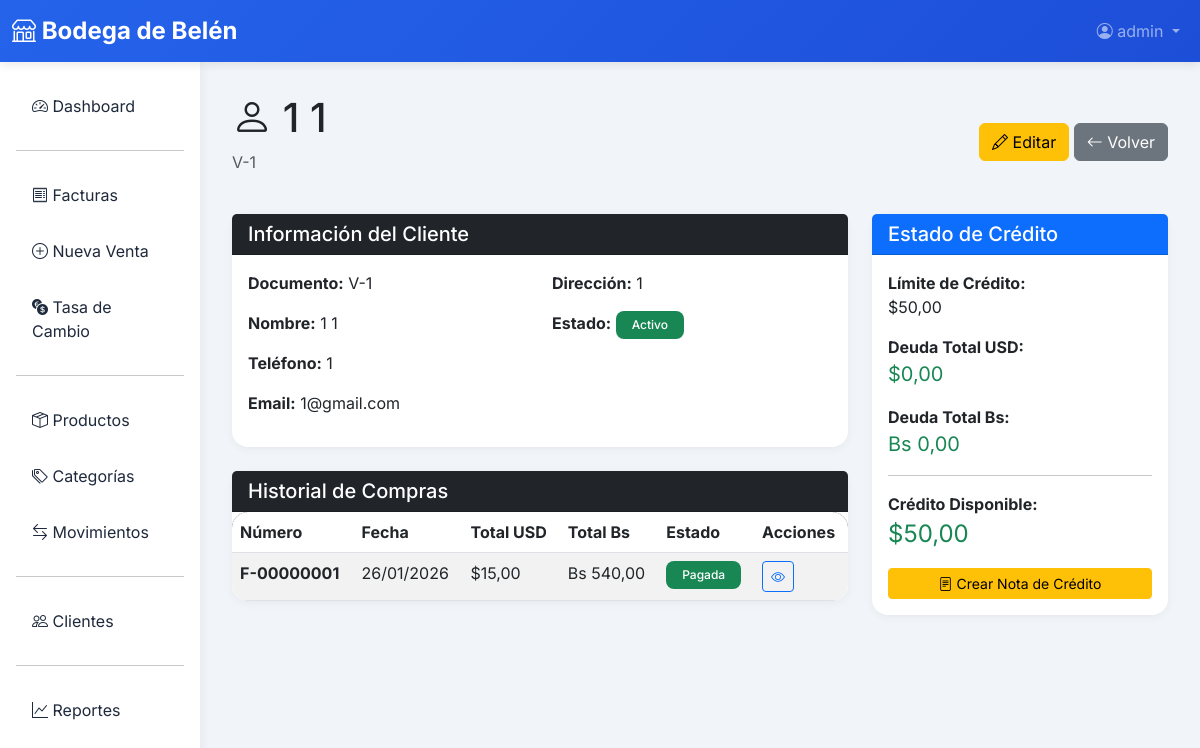
Page /clientes/1/ on the committed database.
### clientes/models.py (models this page shows, shortened)
class Cliente(models.Model):
    TIPO_DOCUMENTO_CHOICES = [
        ('V', 'V - Venezolano'),
        ('E', 'E - Extranjero'),
        ('J', 'J - Jurídico'),
        ('G', 'G - Gubernamental'),
    ]
    tipo_documento = models.CharField(max_length=1, choices=TIPO_DOCUMENTO_CHOICES, default='V')
    numero_documento = models.CharField(max_length=20, unique=True)
    nombre = models.CharField(max_length=200)
    apellido = models.CharField(max_length=200, blank=True)
    telefono = models.CharField(max_length=20, blank=True)
    email = models.EmailField(blank=True)
    direccion = models.TextField(blank=True)
    tiene_credito = models.BooleanField(default=False, help_text='¿El cliente puede comprar a crédito?')
    limite_credito_usd = models.DecimalField(
        max_digits=10,
        decimal_places=2,
        default=Decimal('0.00'),
        validators=[MinValueValidator(Decimal('0.00'))],
        help_text='Límite de crédito en USD'
    )
    activo = models.BooleanField(default=True)
    created_at = models.DateTimeField(auto_now_add=True)
    updated_at = models.DateTimeField(auto_now=True)
    class Meta:
        verbose_name = 'Cliente'
        verbose_name_plural = 'Clientes'
        ordering = ['nombre', 'apellido']
        indexes = [
            models.Index(fields=['numero_documento']),
            models.Index(fields=['nombre']),
        ]
    @property
    def nombre_completo(self):
        if self.apellido:
            return f"{self.nombre} {self.apellido}"
        return self.nombre
    @property
    def deuda_total_usd(self):
        from ventas.models import Factura
        facturas_pendientes = Factura.objects.filter(
            cliente=self,
            tipo_venta='CREDITO',  # Solo facturas a crédito
            estado__in=['PENDIENTE', 'PARCIAL']
        )
        total = sum(factura.saldo_pendiente_usd for factura in facturas_pendientes)
        return Decimal(str(total))
    @property
    def credito_disponible_usd(self):
        if not self.tiene_credito:
            return Decimal('0.00')
        return self.limite_credito_usd - self.deuda_total_usd
    @property
    def deuda_total_bs(self):
        from ventas.models import TasaCambio
        tasa = TasaCambio.get_tasa_actual()
        return self.deuda_total_usd * tasa if tasa else Decimal('0.00')

### ventas/models.py (models this page shows, shortened)
class Factura(models.Model):
    ESTADO_CHOICES = [
        ('PENDIENTE', 'Pendiente'),
        ('PARCIAL', 'Pago Parcial'),
        ('PAGADA', 'Pagada'),
        ('ANULADA', 'Anulada'),
    ]
    TIPO_VENTA_CHOICES = [
        ('CONTADO', 'Contado'),
        ('CREDITO', 'Crédito'),
    ]
    numero = models.CharField(max_length=20, unique=True, editable=False)
    cliente = models.ForeignKey(Cliente, on_delete=models.PROTECT, related_name='facturas')
    tipo_venta = models.CharField(max_length=10, choices=TIPO_VENTA_CHOICES, default='CONTADO')
    subtotal_usd = models.DecimalField(max_digits=10, decimal_places=2, default=Decimal('0.00'))
    descuento_usd = models.DecimalField(max_digits=10, decimal_places=2, default=Decimal('0.00'))
    total_usd = models.DecimalField(max_digits=10, decimal_places=2, default=Decimal('0.00'))
    tasa_cambio = models.DecimalField(max_digits=12, decimal_places=2)
    estado = models.CharField(max_length=10, choices=ESTADO_CHOICES, default='PENDIENTE')
    vendedor = models.ForeignKey('auth.User', on_delete=models.SET_NULL, null=True)
    fecha = models.DateTimeField(auto_now_add=True)
    updated_at = models.DateTimeField(auto_now=True)
    notas = models.TextField(blank=True)
    class Meta:
        verbose_name = 'Factura'
        verbose_name_plural = 'Facturas'
        ordering = ['-fecha']
        indexes = [
            models.Index(fields=['numero']),
            models.Index(fields=['-fecha']),
            models.Index(fields=['estado']),
        ]
    @property
    def total_bs(self):
        return self.total_usd * self.tasa_cambio

### clientes/views.py (the view)
# urls.py: path('<int:pk>/', views.cliente_detail, name='cliente_detail'),
@login_required
def cliente_detail(request, pk):
    cliente = get_object_or_404(Cliente, pk=pk)
    facturas = cliente.facturas.all().order_by('-fecha')
    notas_credito = cliente.notas_credito.all().order_by('-fecha')
    return render(request, 'clientes/cliente_detail.html', {
        'cliente': cliente,
        'facturas': facturas,
        'notas_credito': notas_credito
    })

### ventas/models.py (called while the page is built)
    @staticmethod
    def get_tasa_actual():
        tasa = TasaCambio.objects.first()
        return tasa.tasa if tasa else Decimal('36.00')  # Tasa por defecto

### templates/clientes/cliente_detail.html (shortened to what this page needs)
{% extends 'base.html' %}
{% block content %}
<div class="mb-4">
    <div class="d-flex justify-content-between align-items-center">
        <div>
            <h1 class="mb-2"><i class="bi bi-person"></i> {{ cliente.nombre_completo }}</h1>
            <p class="text-muted">{{ cliente.tipo_documento }}-{{ cliente.numero_documento }}</p>
        </div>
        <div>
            <a href="{% url 'clientes:cliente_update' cliente.pk %}" class="btn btn-warning">
                <i class="bi bi-pencil"></i> Editar
            </a>
            <a href="{% url 'clientes:cliente_list' %}" class="btn btn-secondary">
                <i class="bi bi-arrow-left"></i> Volver
            </a>
        </div>
    </div>
</div>
<div class="row">
    <div class="col-md-8">
        <div class="card mb-4">
            <div class="card-header bg-dark text-white">
                <h5 class="mb-0">Información del Cliente</h5>
            </div>
            <div class="card-body">
                <div class="row">
                    <div class="col-md-6">
                        <p><strong>Documento:</strong> {{ cliente.tipo_documento }}-{{ cliente.numero_documento }}</p>
                        <p><strong>Nombre:</strong> {{ cliente.nombre_completo }}</p>
                        <p><strong>Teléfono:</strong> {{ cliente.telefono|default:"N/A" }}</p>
                        <p><strong>Email:</strong> {{ cliente.email|default:"N/A" }}</p>
                    </div>
                    <div class="col-md-6">
                        <p><strong>Dirección:</strong> {{ cliente.direccion|default:"N/A" }}</p>
                        <p><strong>Estado:</strong>
                            {% if cliente.activo %}
                            <span class="badge bg-success">Activo</span>
                            {% else %}
                            <span class="badge bg-secondary">Inactivo</span>
                            {% endif %}
                        </p>
                    </div>
                </div>
            </div>
        </div>
        <div class="card">
            <div class="card-header bg-dark text-white">
                <h5 class="mb-0">Historial de Compras</h5>
            </div>
            <div class="card-body p-0">
                <div class="table-responsive">
                    <table class="table table-striped mb-0">
                        <thead>
                            <tr>
                                <th>Número</th>
                                <th>Fecha</th>
                                <th>Total USD</th>
                                <th>Total Bs</th>
                                <th>Estado</th>
                                <th>Acciones</th>
                            </tr>
                        </thead>
                        <tbody>
                            {% for factura in facturas %}
                            <tr>
                                <td><strong>{{ factura.numero }}</strong></td>
                                <td>{{ factura.fecha|date:"d/m/Y" }}</td>
                                <td>${{ factura.total_usd|floatformat:2 }}</td>
                                <td>Bs {{ factura.total_bs|floatformat:2 }}</td>
                                <td>
                                    {% if factura.estado == 'PAGADA' %}
                                    <span class="badge bg-success">Pagada</span>
                                    {% elif factura.estado == 'PARCIAL' %}
                                    <span class="badge bg-warning">Parcial</span>
                                    {% elif factura.estado == 'PENDIENTE' %}
                                    <span class="badge bg-danger">Pendiente</span>
                                    {% else %}
                                    <span class="badge bg-secondary">Anulada</span>
                                    {% endif %}
                                </td>
                                <td>
                                    <a href="{% url 'ventas:factura_detail' factura.pk %}"
                                        class="btn btn-sm btn-outline-primary">
                                        <i class="bi bi-eye"></i>
                                    </a>
                                </td>
                            </tr>
                            {% empty %}
                            <tr>
                                <td colspan="6" class="text-center py-3">No hay facturas registradas</td>
                            </tr>
                            {% endfor %}
                        </tbody>
                    </table>
                </div>
            </div>
        </div>
    </div>
    <div class="col-md-4">
        <div class="card mb-3">
            <div class="card-header bg-primary text-white">
                <h5 class="mb-0">Estado de Crédito</h5>
            </div>
            <div class="card-body">
                {% if cliente.tiene_credito %}
                <p><strong>Límite de Crédito:</strong><br>${{ cliente.limite_credito_usd|floatformat:2 }}</p>
                <p><strong>Deuda Total USD:</strong><br>
                    <span class="fs-5 {% if cliente.deuda_total_usd > 0 %}text-danger{% else %}text-success{% endif %}">
                        ${{ cliente.deuda_total_usd|floatformat:2 }}
                    </span>
                </p>
                <p><strong>Deuda Total Bs:</strong><br>
                    <span class="fs-5 {% if cliente.deuda_total_bs > 0 %}text-danger{% else %}text-success{% endif %}">
                        Bs {{ cliente.deuda_total_bs|floatformat:2 }}
                    </span>
                </p>
                <hr>
                <p><strong>Crédito Disponible:</strong><br>
                    <span class="fs-4 text-success">${{ cliente.credito_disponible_usd|floatformat:2 }}</span>
                </p>
                <a href="{% url 'clientes:nota_credito_create' cliente.pk %}" class="btn btn-sm btn-warning w-100">
                    <i class="bi bi-file-text"></i> Crear Nota de Crédito
                </a>
                {% else %}
                <p class="text-muted">Este cliente no tiene crédito habilitado</p>
                {% endif %}
            </div>
        </div>
    </div>
</div>
{% endblock %}

### templates/base.html (shortened to what this page needs)
<!DOCTYPE html>
<html lang="es">
<head>
    <link href="https://cdn.jsdelivr.net/npm/bootstrap@5.3.0/dist/css/bootstrap.min.css" rel="stylesheet">
    <link rel="stylesheet" href="https://cdn.jsdelivr.net/npm/bootstrap-icons@1.11.0/font/bootstrap-icons.css">
</head>
<body>
    <nav class="navbar navbar-expand-lg navbar-dark">
        <div class="container-fluid">
            <a class="navbar-brand" href="{% url 'ventas:dashboard' %}">
                <i class="bi bi-shop"></i> Bodega de Belén
            </a>
            <div class="collapse navbar-collapse" id="navbarNav">
                <ul class="navbar-nav ms-auto">
                    {% if user.is_authenticated %}
                    <li class="nav-item dropdown">
                        <a class="nav-link dropdown-toggle" href="#" id="userDropdown" role="button" data-bs-toggle="dropdown">
                            <i class="bi bi-person-circle"></i> {{ user.username }}
                        </a>
                    </li>
                    {% else %}
                    <li class="nav-item">
                        <a class="nav-link" href="{% url 'login' %}">Iniciar Sesión</a>
                    </li>
                    {% endif %}
                </ul>
            </div>
        </div>
    </nav>
    <div class="container-fluid">
        <div class="row">
            {% if user.is_authenticated %}
            <div class="col-md-3 col-lg-2 px-0 sidebar">
                <div class="p-3">
                    <nav class="nav flex-column">
                        <a class="nav-link" href="{% url 'ventas:dashboard' %}">
                            <i class="bi bi-speedometer2"></i> Dashboard
                        </a>
                        <hr>
                        <a class="nav-link" href="{% url 'ventas:factura_list' %}">
                            <i class="bi bi-receipt"></i> Facturas
                        </a>
                        <a class="nav-link" href="{% url 'ventas:factura_create' %}">
                            <i class="bi bi-plus-circle"></i> Nueva Venta
                        </a>
                        <a class="nav-link" href="{% url 'ventas:tasa_cambio_list' %}">
                            <i class="bi bi-currency-exchange"></i> Tasa de Cambio
                        </a>
                        <hr>
                        <a class="nav-link" href="{% url 'inventario:producto_list' %}">
                            <i class="bi bi-box-seam"></i> Productos
                        </a>
                        <a class="nav-link" href="{% url 'inventario:categoria_list' %}">
                            <i class="bi bi-tags"></i> Categorías
                        </a>
                        <a class="nav-link" href="{% url 'inventario:movimiento_list' %}">
                            <i class="bi bi-arrow-left-right"></i> Movimientos
                        </a>
                        <hr>
                        <a class="nav-link" href="{% url 'clientes:cliente_list' %}">
                            <i class="bi bi-people"></i> Clientes
                        </a>
                        <hr>
                        <a class="nav-link" href="{% url 'ventas:reportes' %}">
                            <i class="bi bi-graph-up"></i> Reportes
                        </a>
                    </nav>
                </div>
            </div>
            {% endif %}
            <div class="col-md-9 col-lg-10 content-area">
                {% block content %}{% endblock %}
            </div>
        </div>
    </div>
</body>
</html>

### templates/base.html (style rules this page uses)
:root { --primary-color: #2563eb; --secondary-color: #64748b; --success-color: #10b981; --danger-color: #ef4444; --warning-color: #f59e0b; --dark-color: #1e293b; --light-color: #f8fafc; }
body { font-family: 'Inter', sans-serif; background-color: #f1f5f9; }
.navbar { background: linear-gradient(135deg, var(--primary-color) 0%, #1d4ed8 100%); box-shadow: 0 2px 10px rgba(0,0,0,0.1); }
.navbar-brand { font-weight: 700; font-size: 1.5rem; }
.sidebar { min-height: calc(100vh - 56px); background: white; box-shadow: 2px 0 10px rgba(0,0,0,0.05); }
.sidebar .nav-link { color: var(--dark-color); padding: 0.75rem 1rem; border-radius: 0.5rem; margin: 0.25rem 0; transition: all 0.3s ease; }
.card { border: none; border-radius: 1rem; box-shadow: 0 2px 10px rgba(0,0,0,0.05); transition: transform 0.3s ease, box-shadow 0.3s ease; }
.table { background: white; border-radius: 1rem; overflow: hidden; }
.table thead { background: var(--dark-color); color: white; }
.badge { padding: 0.5rem 1rem; border-radius: 0.5rem; font-weight: 500; }
.content-area { padding: 2rem; }

### rows in the picture
Cliente: nombre_completo "1 1", tipo_documento "V", numero_documento "1", telefono "1", email "1@gmail.com", direccion "1", limite_credito_usd "50,00", deuda_total_usd "0,00", deuda_total_bs "0,00", credito_disponible_usd "50,00"
Factura: numero "F-00000001", fecha "26/01/2026", total_usd "15,00", total_bs "540,00", estado "Pagada"

### other values in the picture
{{ user.username }} "admin"
